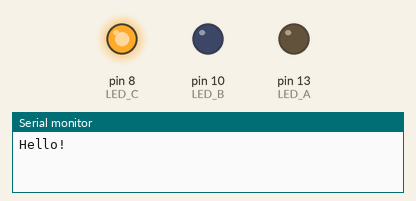
The sketch below on a simulated Arduino Uno, built with avr-gcc and run on an emulated ATmega328P. Shown: output pins drawn as LEDs (lit = HIGH), the last lines printed to the serial monitor. Random numbers use the default seed unless the sketch sets one.

Above: at 0.05 s.
At 10.86 s:
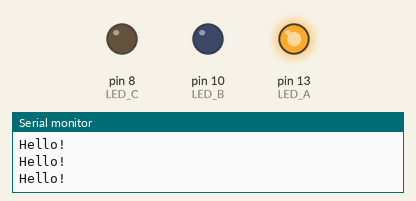
At 19.87 s:
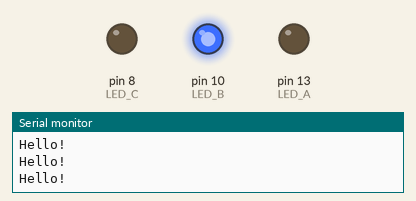
At 39.98 s:
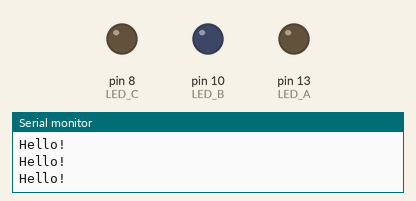
Timing chart, 0 to 40.0 s (numbered marks = the images above):
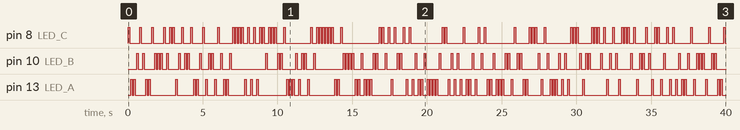

Measured:
- by itself, pin 8 (LED_C): LOW → HIGH at 0.00 s, → LOW 0.10 s later, → HIGH 0.70 s later, → LOW 0.10 s later, … (132 changes in this stretch)
- by itself, pin 10 (LED_B): LOW → HIGH at 0.60 s, → LOW 0.10 s later, → HIGH 0.30 s later, → LOW 0.10 s later, … (130 changes in this stretch)
- by itself, pin 13 (LED_A): LOW → HIGH at 0.20 s, → LOW 0.10 s later, → HIGH 0.10 s later, → LOW 0.10 s later, … (138 changes in this stretch)

The sketch:

Random_Blink.ino
```cpp
#define LED_A 13
#define LED_B 10
#define LED_C 8

void setup()
{
  pinMode(LED_A, OUTPUT);
  pinMode(LED_B, OUTPUT);
  pinMode(LED_C, OUTPUT);
  Serial.begin(9600);
}

void loop()
{
  float test = random(1, 12);
  Serial.println("Hello!");
  if (test < 4) {
      digitalWrite(LED_A, HIGH);
      delay(100);
      digitalWrite(LED_A, LOW);
      delay(100);
  } else if (test < 8) {
      digitalWrite(LED_B, HIGH);
      delay(100);
      digitalWrite(LED_B, LOW);
      delay(100);
  } else {
      digitalWrite(LED_C, HIGH);
      delay(100);
      digitalWrite(LED_C, LOW);
      delay(100);
  }
}
```
